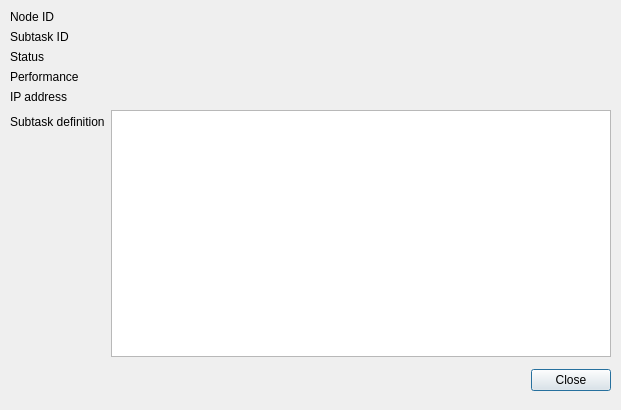
<?xml version="1.0" encoding="UTF-8"?>
<ui version="4.0">
 <class>SubtaskDetailsDialog</class>
 <widget class="QDialog" name="SubtaskDetailsDialog">
  <property name="windowModality">
   <enum>Qt::WindowModal</enum>
  </property>
  <property name="geometry">
   <rect>
    <x>0</x>
    <y>0</y>
    <width>621</width>
    <height>410</height>
   </rect>
  </property>
  <property name="windowTitle">
   <string>Dialog</string>
  </property>
  <widget class="QWidget" name="verticalLayoutWidget">
   <property name="geometry">
    <rect>
     <x>10</x>
     <y>10</y>
     <width>601</width>
     <height>381</height>
    </rect>
   </property>
   <layout class="QVBoxLayout" name="verticalLayout">
    <item>
     <layout class="QGridLayout" name="gridLayout"/>
    </item>
    <item>
     <layout class="QFormLayout" name="formLayout">
      <property name="fieldGrowthPolicy">
       <enum>QFormLayout::AllNonFixedFieldsGrow</enum>
      </property>
      <property name="topMargin">
       <number>0</number>
      </property>
      <item row="0" column="0">
       <widget class="QLabel" name="label_6">
        <property name="text">
         <string>Node ID</string>
        </property>
       </widget>
      </item>
      <item row="0" column="1">
       <widget class="QLabel" name="nodeIdLabel">
        <property name="text">
         <string/>
        </property>
       </widget>
      </item>
      <item row="1" column="0">
       <widget class="QLabel" name="label_3">
        <property name="text">
         <string>Subtask ID</string>
        </property>
       </widget>
      </item>
      <item row="1" column="1">
       <widget class="QLabel" name="subtaskIdLabel">
        <property name="text">
         <string/>
        </property>
       </widget>
      </item>
      <item row="2" column="0">
       <widget class="QLabel" name="label_8">
        <property name="text">
         <string>Status</string>
        </property>
       </widget>
      </item>
      <item row="2" column="1">
       <widget class="QLabel" name="statusLabel">
        <property name="text">
         <string/>
        </property>
       </widget>
      </item>
      <item row="3" column="0">
       <widget class="QLabel" name="label_7">
        <property name="text">
         <string>Performance</string>
        </property>
       </widget>
      </item>
      <item row="3" column="1">
       <widget class="QLabel" name="performanceLabel">
        <property name="text">
         <string/>
        </property>
       </widget>
      </item>
      <item row="4" column="0">
       <widget class="QLabel" name="label_9">
        <property name="text">
         <string>IP address</string>
        </property>
       </widget>
      </item>
      <item row="4" column="1">
       <widget class="QLabel" name="nodeIpAddressLabel">
        <property name="text">
         <string/>
        </property>
       </widget>
      </item>
      <item row="5" column="0">
       <widget class="QLabel" name="label_11">
        <property name="text">
         <string>Subtask definition</string>
        </property>
       </widget>
      </item>
      <item row="5" column="1">
       <widget class="QPlainTextEdit" name="subtaskDefinitionTextEdit">
        <property name="acceptDrops">
         <bool>false</bool>
        </property>
        <property name="undoRedoEnabled">
         <bool>false</bool>
        </property>
        <property name="readOnly">
         <bool>true</bool>
        </property>
       </widget>
      </item>
     </layout>
    </item>
    <item>
     <layout class="QHBoxLayout" name="horizontalLayout">
      <property name="topMargin">
       <number>6</number>
      </property>
      <item>
       <spacer name="horizontalSpacer">
        <property name="orientation">
         <enum>Qt::Horizontal</enum>
        </property>
        <property name="sizeHint" stdset="0">
         <size>
          <width>40</width>
          <height>20</height>
         </size>
        </property>
       </spacer>
      </item>
      <item>
       <widget class="QPushButton" name="closeButton">
        <property name="text">
         <string>Close</string>
        </property>
       </widget>
      </item>
     </layout>
    </item>
   </layout>
  </widget>
 </widget>
 <tabstops>
  <tabstop>subtaskDefinitionTextEdit</tabstop>
  <tabstop>closeButton</tabstop>
 </tabstops>
 <resources/>
 <connections/>
</ui>
